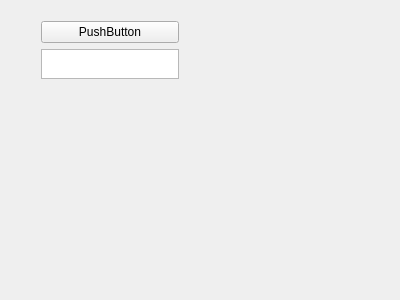
<?xml version="1.0" encoding="UTF-8"?>
<ui version="4.0">
 <class>MainWindow</class>
 <widget class="QMainWindow" name="MainWindow">
  <property name="geometry">
   <rect>
    <x>0</x>
    <y>0</y>
    <width>400</width>
    <height>300</height>
   </rect>
  </property>
  <property name="windowTitle">
   <string>MainWindow</string>
  </property>
  <widget class="QWidget" name="centralWidget">
   <widget class="QWidget" name="verticalWidget" native="true">
    <property name="geometry">
     <rect>
      <x>30</x>
      <y>10</y>
      <width>160</width>
      <height>80</height>
     </rect>
    </property>
    <property name="sizePolicy">
     <sizepolicy hsizetype="Expanding" vsizetype="Expanding">
      <horstretch>1</horstretch>
      <verstretch>1</verstretch>
     </sizepolicy>
    </property>
    <property name="sizeIncrement">
     <size>
      <width>1</width>
      <height>1</height>
     </size>
    </property>
    <layout class="QVBoxLayout" name="verticalLayout">
     <item>
      <widget class="QPushButton" name="pushButton">
       <property name="text">
        <string>PushButton</string>
       </property>
      </widget>
     </item>
     <item>
      <widget class="QPlainTextEdit" name="plainTextEdit"/>
     </item>
    </layout>
   </widget>
  </widget>
 </widget>
 <layoutdefault spacing="6" margin="11"/>
 <resources/>
 <connections/>
</ui>
